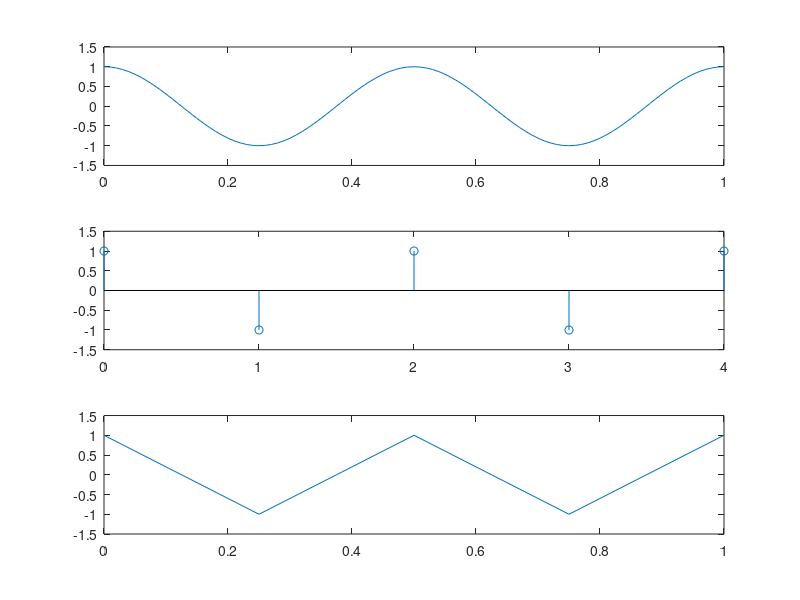

This figure's MATLAB source:
t=0:0.01:1;                    % 독립변수 시간t
f=2;                           % 주파수 = 2
x1=cos(2*pi*f*t);              % 샘플링 전 함수 x1
subplot(3,1,1), plot(t, x1)    % 샘플링 전 연속신호를 그래프로 출력
axis([0 1 -1.5 1.5])           % 그래프를 편하게 보기위해 폭 설정
fs=4;                          % 샘플링수를 주파수의 2배인 4 설정
n=0:1:fs;                      % 1초 동안 취하는 샘플링 값
x2=cos(2*pi*f*n/fs);           % 샘플링 할 함수 x2
subplot(3,1,2), stem(n, x2)    % 샘플링 된 이산신호를 그래프로 출력
axis([0 fs -1.5 1.5])
subplot(3,1,3), plot(n/fs, x2) % 샘플링 된 연속신호 그래프로 출력
axis([0 1 -1.5 1.5])
